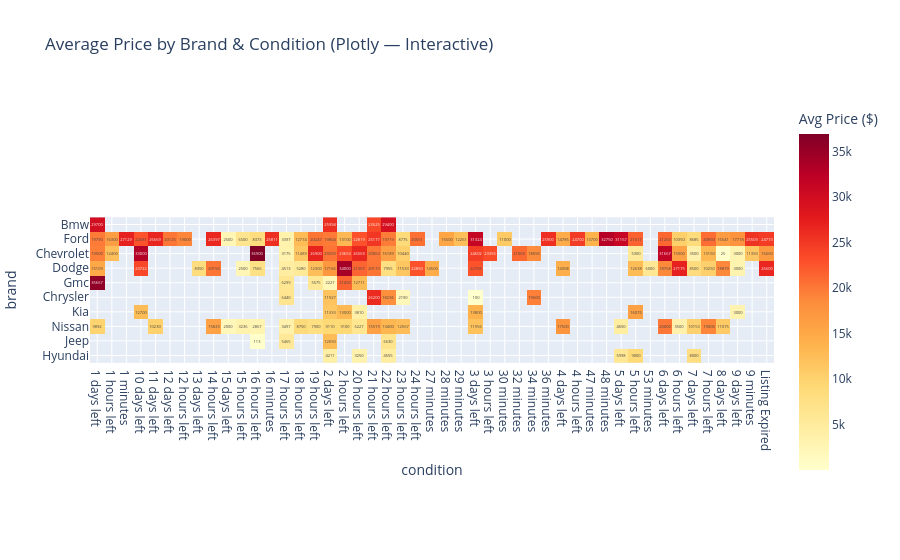

Notebook code for this chart:
### Code cell
# Pivot table: avg price per brand (top 10) x condition
pivot = df_top10.pivot_table(values='price', index='brand', columns='condition', aggfunc='mean')

# Drop columns with all NaN
pivot = pivot.dropna(axis=1, how='all')

# Sort brands by overall average price
pivot = pivot.loc[pivot.mean(axis=1).sort_values(ascending=False).index]

# --- Seaborn heatmap ---
plt.figure(figsize=(12, 6))
sns.heatmap(pivot, annot=True, fmt='.0f', cmap='YlOrRd',
            linewidths=0.5, cbar_kws={'label': 'Avg Price ($)'})
plt.title('Average Price by Brand & Condition (Top 10 Brands)', fontsize=14)
plt.xlabel('Condition')
plt.ylabel('Brand')
plt.xticks(rotation=30, ha='right')
plt.tight_layout()
plt.show()

# --- Plotly interactive heatmap ---
fig = px.imshow(
    pivot,
    text_auto='.0f',
    color_continuous_scale='YlOrRd',
    title='Average Price by Brand & Condition (Plotly — Interactive)',
    labels=dict(color='Avg Price ($)')
)
fig.show()

print('Insight: Dodge and Chevrolet command the highest average prices across most condition categories.')

### Figure 1 — Plotly figure (JSON) as saved in the notebook; plotly's stock layout.template omitted (floating-point values rounded to 4 significant figures; data arrays with more than 128 entries replaced by an {"elided": "..."} marker saying what was removed)
{"data": [{"coloraxis": "coloraxis", "hovertemplate": "condition: %{x}<br>brand: %{y}<br>Avg Price ($): %{z}<extra></extra>", "name": "0", "texttemplate": "%{z:.0f}", "type": "heatmap", "x": ["1 days left", "1 hours left", "1 minutes", "10 days left", "11 days left", "12 days left", "12 hours left", "13 days left", "14 hours left", "15 days left", "15 hours left", "16 hours left", "16 minutes", "17 hours left", "18 hours left", "19 hours left", "2 days left", "2 hours left", "20 hours left", "21 hours left", "22 hours left", "23 hours left", "24 hours left", "27 minutes", "28 minutes", "29 minutes", "3 days left", "3 hours left", "30 minutes", "32 minutes", "34 minutes", "36 minutes", "4 days left", "4 hours left", "47 minutes", "48 minutes", "5 days left", "5 hours left", "53 minutes", "6 days left", "6 hours left", "7 days left", "7 hours left", "8 days left", "9 days left", "9 minutes", "Listing Expired"], "xaxis": "x", "y": ["Bmw", "Ford", "Chevrolet", "Dodge", "Gmc", "Chrysler", "Kia", "Nissan", "Jeep", "Hyundai"], "yaxis": "y", "z": {"elided": "10x47 float values"}}], "layout": {"coloraxis": {"colorbar": {"title": {"text": "Avg Price ($)"}}, "colorscale": [[0, "rgb(255,255,204)"], [0.125, "rgb(255,237,160)"], [0.25, "rgb(254,217,118)"], [0.375, "rgb(254,178,76)"], [0.5, "rgb(253,141,60)"], [0.625, "rgb(252,78,42)"], [0.75, "rgb(227,26,28)"], [0.875, "rgb(189,0,38)"], [1, "rgb(128,0,38)"]]}, "title": {"text": "Average Price by Brand & Condition (Plotly — Interactive)"}, "xaxis": {"anchor": "y", "constrain": "domain", "domain": [0, 1], "scaleanchor": "y", "title": {"text": "condition"}}, "yaxis": {"anchor": "x", "autorange": "reversed", "constrain": "domain", "domain": [0, 1], "title": {"text": "brand"}}}}
